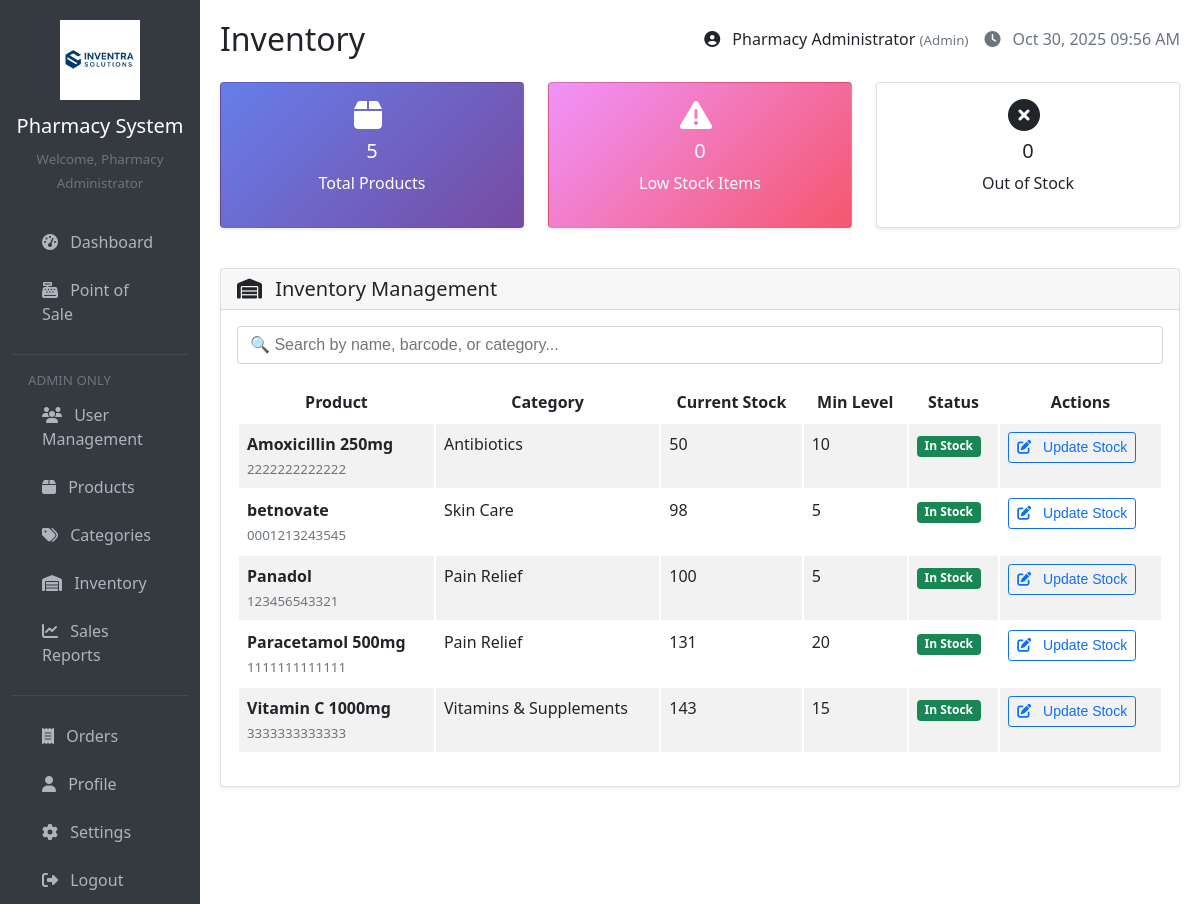
Page /pages/inventory.php (signed in) on the earlier database version.
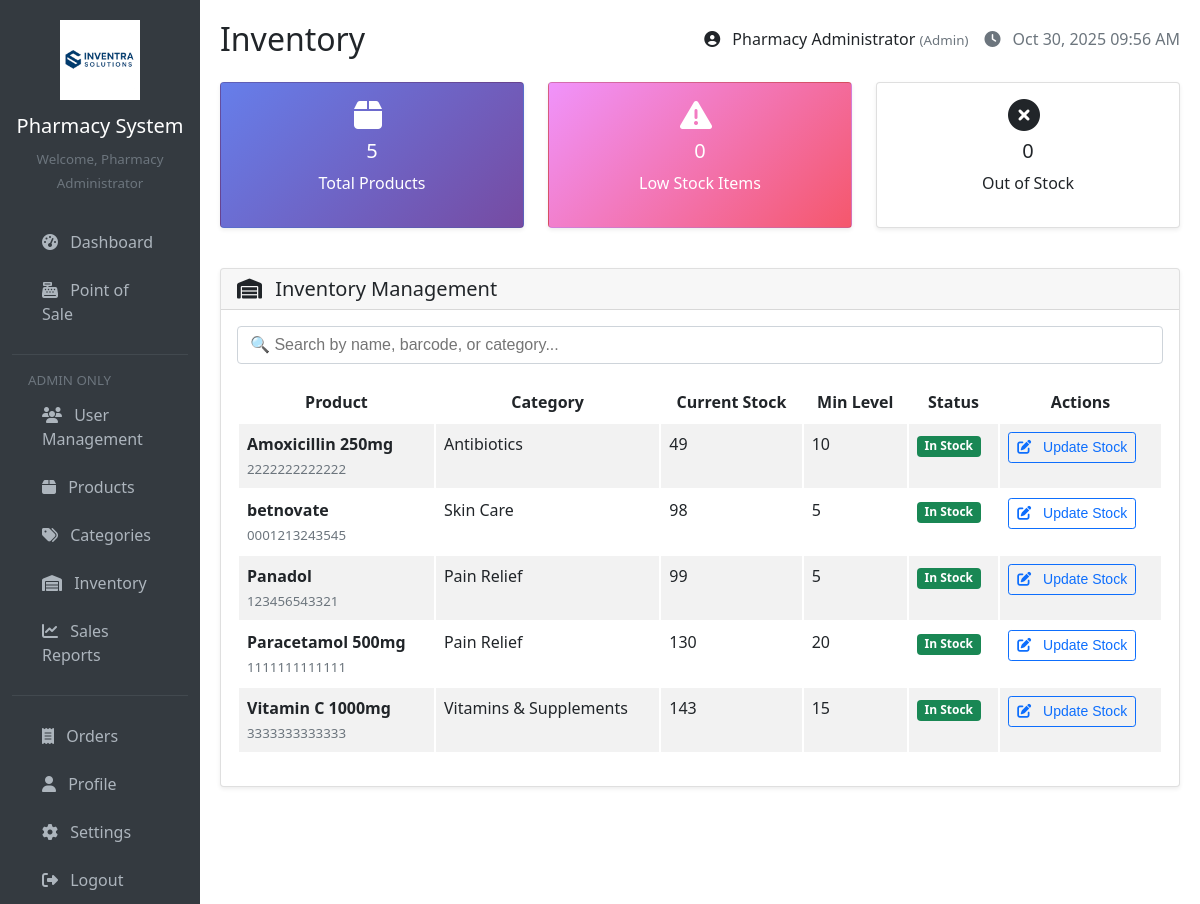
Same page on the later database version.
### tables this page shows
CREATE TABLE `products` (
  `id` int(11) NOT NULL,
  `name` varchar(200) NOT NULL,
  `barcode` varchar(100) DEFAULT NULL,
  `category_id` int(11) DEFAULT NULL,
  `price` decimal(10,2) NOT NULL,
  `cost` decimal(10,2) NOT NULL,
  `stock_quantity` int(11) DEFAULT 0,
  `min_stock_level` int(11) DEFAULT 5,
  `expiry_date` date NOT NULL,
  `manufacturing_date` date DEFAULT NULL,
  `manufacturer` varchar(255) NOT NULL,
  `description` text DEFAULT NULL,
  `created_at` timestamp NOT NULL DEFAULT current_timestamp(),
  `updated_at` timestamp NOT NULL DEFAULT current_timestamp() ON UPDATE current_timestamp(),
  `is_active` tinyint(1) NOT NULL DEFAULT 1,
  `is_deleted` tinyint(1) DEFAULT 0,
  `deleted_at` timestamp NULL DEFAULT NULL,
  `deleted_by` int(11) DEFAULT NULL
);

CREATE TABLE `categories` (
  `id` int(11) NOT NULL,
  `name` varchar(100) NOT NULL,
  `description` text DEFAULT NULL,
  `created_at` timestamp NOT NULL DEFAULT current_timestamp(),
  `updated_at` timestamp NOT NULL DEFAULT current_timestamp() ON UPDATE current_timestamp()
);

### includes/functions.php (called while the page is built, shortened)
<?php
function sanitizeInput($data) {
    return htmlspecialchars(trim($data), ENT_QUOTES, 'UTF-8');
}
?>

### includes/auth.php (called while the page is built, shortened)
<?php
function isAdmin() {
    return isset($_SESSION['role']) && $_SESSION['role'] === 'admin';
}
?>

### config/database.php (called while the page is built, shortened)
<?php
function getConnection() {
    $connection = new mysqli(DB_HOST, DB_USER, DB_PASS, DB_NAME);
    $connection->set_charset("utf8");
    return $connection;
}
function executeQuery($query, $types = '', $params = []) {
    $conn = getConnection();
    $stmt = $conn->prepare($query);
    $stmt->execute();
    $result = $stmt->get_result();
    if ($result) {
        $data = $result->fetch_all(MYSQLI_ASSOC);
        return $data;
    }
    return false;
}
?>

### pages/inventory.php (the view, shortened to what this page needs)
<?php
require_once '../includes/header.php';
$page = isset($_GET['page']) ? max(1, (int)$_GET['page']) : 1;
$limit = 50;
$offset = ($page - 1) * $limit;
$countQuery = "SELECT COUNT(*) as total FROM products p LEFT JOIN categories c ON p.category_id = c.id";
$countResult = executeQuery($countQuery);
$totalProducts = (!empty($countResult) && isset($countResult[0])) ? $countResult[0]['total'] : 0;
$products = executeQuery("
    SELECT p.*, c.name as category_name
    FROM products p
    LEFT JOIN categories c ON p.category_id = c.id
    ORDER BY
        CASE WHEN p.stock_quantity <= p.min_stock_level THEN 0 ELSE 1 END,
        p.stock_quantity ASC,
        p.name ASC
    LIMIT $limit OFFSET $offset
");
$lowStockProducts = array_filter($products, function($product) {
    return $product['stock_quantity'] <= $product['min_stock_level'];
});
$lowStockCount = count($lowStockProducts);
$outOfStockCount = count(array_filter($products, function($product) {
    return $product['stock_quantity'] <= 0;
}));
?>
<div class="row mb-4">
    <div class="col-md-4 mb-3">
        <div class="card stats-card h-100">
            <div class="card-body text-center">
                <i class="fas fa-box fa-2x mb-2"></i>
                <h5 class="card-title"><?php echo $totalProducts; ?></h5>
                <p class="card-text">Total Products</p>
            </div>
        </div>
    </div>
    <div class="col-md-4 mb-3">
        <div class="card stats-card-warning h-100">
            <div class="card-body text-center">
                <i class="fas fa-exclamation-triangle fa-2x mb-2"></i>
                <h5 class="card-title"><?php echo $lowStockCount; ?></h5>
                <p class="card-text">Low Stock Items</p>
            </div>
        </div>
    </div>
    <div class="col-md-4 mb-3">
        <div class="card stats-card-danger h-100">
            <div class="card-body text-center">
                <i class="fas fa-times-circle fa-2x mb-2"></i>
                <h5 class="card-title"><?php echo $outOfStockCount; ?></h5>
                <p class="card-text">Out of Stock</p>
            </div>
        </div>
    </div>
</div>
<div class="card">
    <div class="card-header">
        <h5 class="card-title mb-0">
            <i class="fas fa-warehouse"></i> Inventory Management
        </h5>
    </div>
    <div class="card-body">
        <div class="mb-3">
            <input type="text" id="liveSearch" class="form-control" placeholder="🔍 Search by name, barcode, or category...">
        </div>
        <div class="table-responsive">
            <table class="table table-striped">
                <thead>
                    <tr>
                        <th>Product</th>
                        <th>Category</th>
                        <th>Current Stock</th>
                        <th>Min Level</th>
                        <th>Status</th>
                        <th>Actions</th>
                    </tr>
                </thead>
                <tbody id="inventoryTable">
                    <?php if (empty($products)): ?>
                        <tr>
                            <td colspan="6" class="text-center py-4">
                                <i class="fas fa-box fa-3x text-muted mb-3"></i>
                                <h5 class="text-muted">No products found</h5>
                                <a href="products.php" class="btn btn-primary">Add Products</a>
                            </td>
                        </tr>
                    <?php else: ?>
                        <?php foreach ($products as $product): ?>
                            <tr class="<?php echo $product['stock_quantity'] <= 0 ? 'table-danger' : ($product['stock_quantity'] <= $product['min_stock_level'] ? 'table-warning' : ''); ?>">
                                <td>
                                    <strong><?php echo sanitizeInput($product['name']); ?></strong><br>
                                    <small class="text-muted"><?php echo sanitizeInput($product['barcode']); ?></small>
                                </td>
                                <td><?php echo $product['category_name'] ? sanitizeInput($product['category_name']) : '<span class="text-muted">Uncategorized</span>'; ?></td>
                                <td><?php echo $product['stock_quantity']; ?></td>
                                <td><?php echo $product['min_stock_level']; ?></td>
                                <td>
                                    <?php if ($product['stock_quantity'] <= 0): ?>
                                        <span class="badge bg-danger">Out of Stock</span>
                                    <?php elseif ($product['stock_quantity'] <= $product['min_stock_level']): ?>
                                        <span class="badge bg-warning">Low Stock</span>
                                    <?php else: ?>
                                        <span class="badge bg-success">In Stock</span>
                                    <?php endif; ?>
                                </td>
                                <td>
                                    <button type="button" class="btn btn-outline-primary btn-sm"
                                            data-bs-toggle="modal"
                                            data-bs-target="#stockModal<?php echo $product['id']; ?>">
                                        <i class="fas fa-edit"></i> Update Stock
                                    </button>
                                </td>
                            </tr>
                        <?php endforeach; ?>
                    <?php endif; ?>
                </tbody>
            </table>
        </div>
    </div>
</div>
<?php require_once '../includes/footer.php'; ?>

### includes/header.php (shortened to what this page needs)
<!DOCTYPE html>
<html lang="en">
<head>
    <link rel="stylesheet" href="https://cdnjs.cloudflare.com/ajax/libs/font-awesome/6.4.0/css/all.min.css">
</head>
<body>
    <div class="container-fluid">
        <div class="row">
            <div class="col-md-3 col-lg-2 sidebar">
                <div class="text-center mb-4">
                    <img src="../assets/logo.jpg" width="80" alt="Pharmacy Logo" class="mb-2 rounded-circle border border-white">
                    <h5 style="color: white;">Pharmacy System</h5>
                    <small class="text-muted">Welcome, <?php echo sanitizeInput($_SESSION['full_name']); ?></small>
                </div>
                <nav class="nav flex-column">
                    <a class="nav-link" href="dashboard.php">
                        <i class="fas fa-tachometer-alt"></i> Dashboard
                    </a>
                    <a class="nav-link" href="pos.php">
                        <i class="fas fa-cash-register"></i> Point of Sale
                    </a>
                    <?php if (isAdmin()): ?>
                    <hr class="text-muted">
                    <small class="text-muted px-3">ADMIN ONLY</small>
                    <a class="nav-link" href="users.php">
                        <i class="fas fa-users"></i> User Management
                    </a>
                    <a class="nav-link" href="products.php">
                        <i class="fas fa-box"></i> Products
                    </a>
                    <a class="nav-link" href="categories.php">
                        <i class="fas fa-tags"></i> Categories
                    </a>
                    <a class="nav-link" href="inventory.php">
                        <i class="fas fa-warehouse"></i> Inventory
                    </a>
                    <a class="nav-link" href="sales_report.php">
                        <i class="fas fa-chart-line"></i> Sales Reports
                    </a>
                    <?php endif; ?>
                    <hr class="text-muted">
                    <a class="nav-link" href="orders.php">
                        <i class="fas fa-receipt"></i> Orders
                    </a>
                    <a class="nav-link" href="profile.php">
                        <i class="fas fa-user"></i> Profile
                    </a>
                    <a class="nav-link" href="settings.php">
                        <i class="fas fa-cog"></i> Settings
                    </a>
                    <a class="nav-link" href="logout.php">
                        <i class="fas fa-sign-out-alt"></i> Logout
                    </a>
                </nav>
            </div>
            <div class="col-md-9 col-lg-10 main-content">
                <div class="d-flex justify-content-between align-items-center mb-4">
                    <h2 class="h4 mb-0"><?php echo ucfirst(basename($_SERVER['PHP_SELF'], '.php')); ?></h2>
                    <div class="d-flex align-items-center">
                        <span class="me-3">
                            <i class="fas fa-user-circle"></i> <?php echo sanitizeInput($_SESSION['full_name']); ?>
                            <small class="text-muted">(<?php echo ucfirst($_SESSION['role']); ?>)</small>
                        </span>
                        <span class="text-muted">
                            <i class="fas fa-clock"></i> <?php echo date('M d, Y h:i A'); ?>
                        </span>
                    </div>
                </div>

### includes/footer.php (shortened to what this page needs)
</div>
        </div>
    </div>
</body>
</html>

Differences in the rows shown:
changed products "Amoxicillin 250mg": stock_quantity "50" → "49"
changed products "Panadol": stock_quantity "100" → "99"
changed products "Paracetamol 500mg": stock_quantity "131" → "130"
